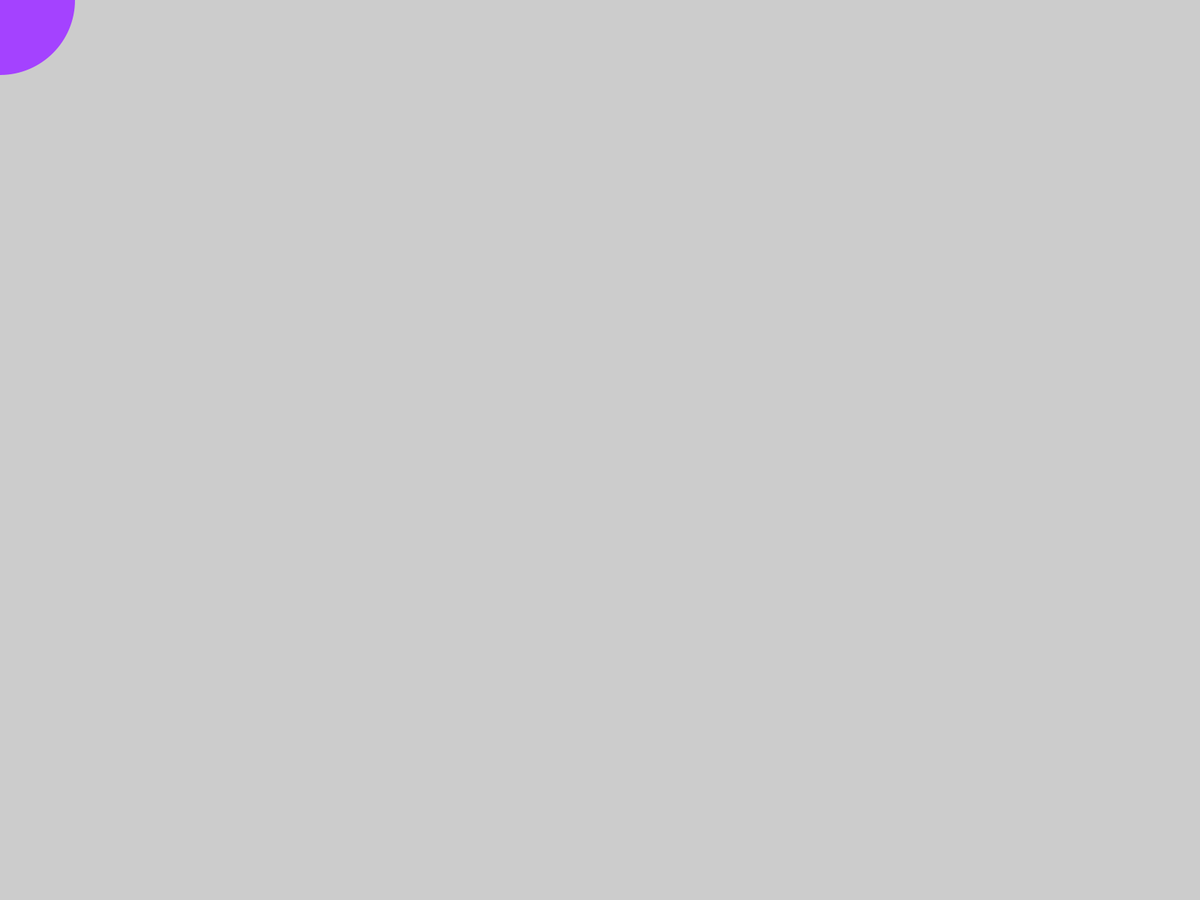
Frame 1 (no input)
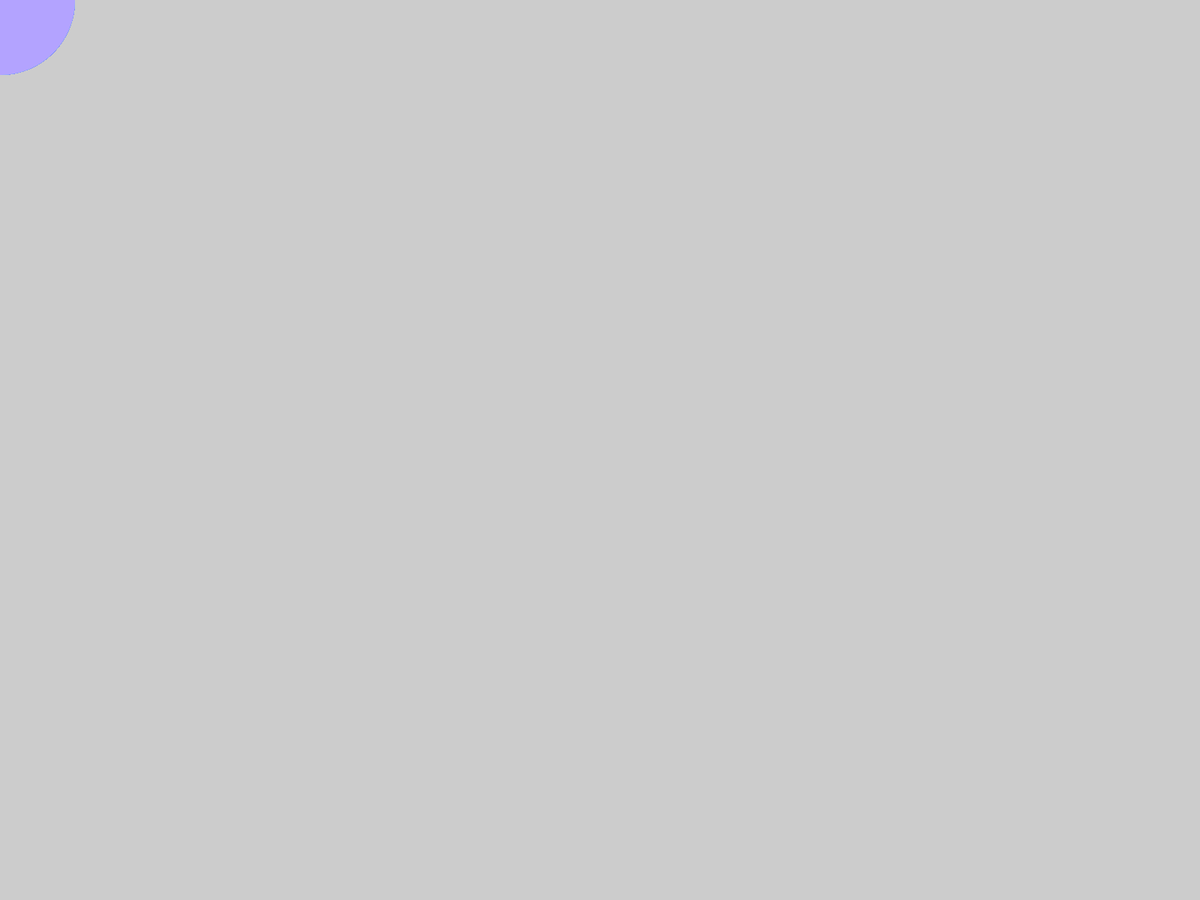
Frame 60 (the mouse pressed at the canvas centre just before this capture)
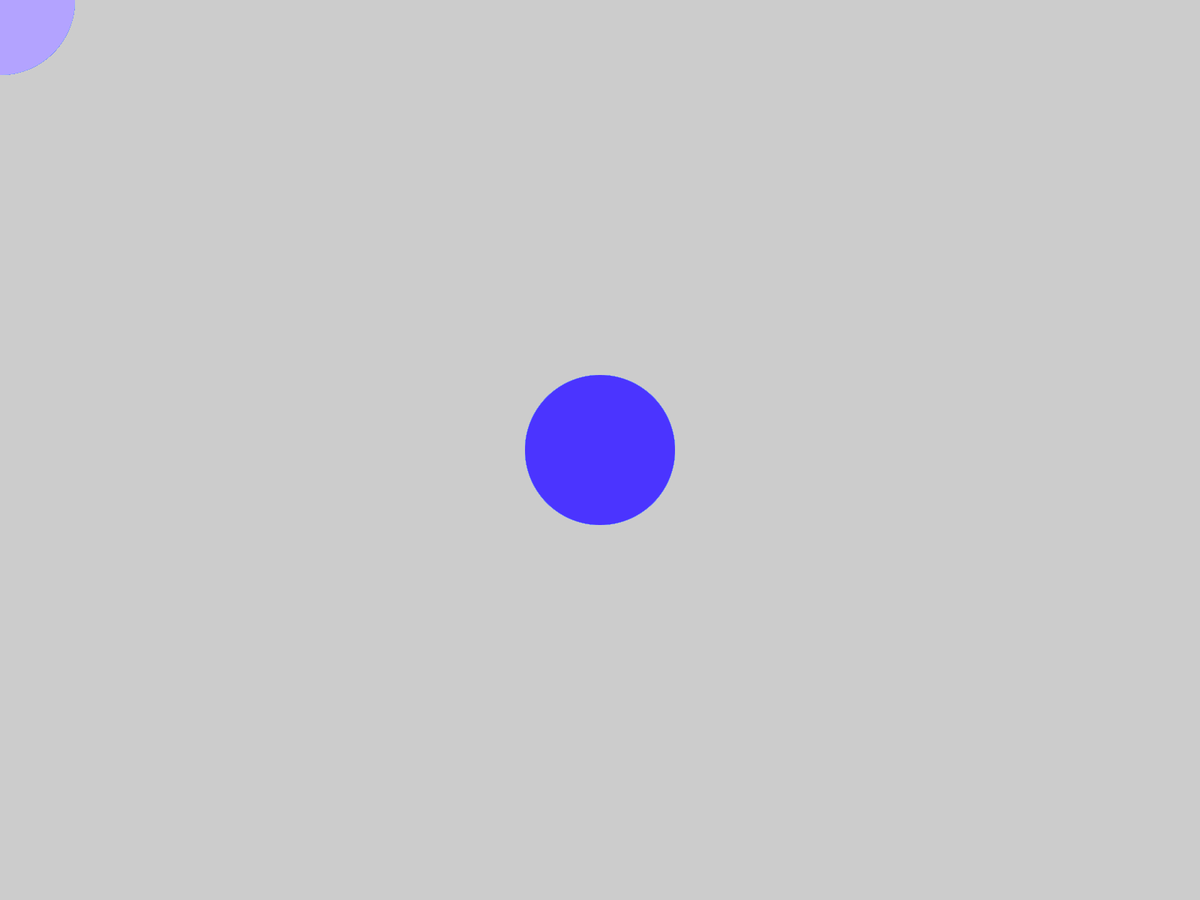
Frame 120 (the mouse held since frame 60 and released just before this capture)

The Processing sketch that drew these frames (run headless with seeded random() and noise(); from frame 60 on, the mouse is pressed at the canvas centre):

// Processing sketch: randompaints
// ── randompaints.pde
void setup(){
  fullScreen();

}

void draw(){
    noStroke();
 fill(random(255), random(255), 255);
 ellipse(mouseX, mouseY, 200, 200);
}
